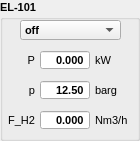
   <widget class="QGroupBox" name="EL101_GB">
    <property name="geometry">
     <rect>
      <x>10</x>
      <y>30</y>
      <width>140</width>
      <height>141</height>
     </rect>
    </property>
    <property name="font">
     <font>
      <pointsize>8</pointsize>
      <weight>75</weight>
      <bold>true</bold>
     </font>
    </property>
    <property name="title">
     <string>EL-101</string>
    </property>
    <widget class="QLabel" name="EL101_P_unit_LBL">
     <property name="geometry">
      <rect>
       <x>95</x>
       <y>50</y>
       <width>40</width>
       <height>20</height>
      </rect>
     </property>
     <property name="font">
      <font>
       <weight>50</weight>
       <bold>false</bold>
      </font>
     </property>
     <property name="text">
      <string>kW</string>
     </property>
     <property name="alignment">
      <set>Qt::AlignLeading|Qt::AlignLeft|Qt::AlignVCenter</set>
     </property>
    </widget>
    <widget class="QDoubleSpinBox" name="EL101_P_DSB">
     <property name="geometry">
      <rect>
       <x>40</x>
       <y>50</y>
       <width>50</width>
       <height>20</height>
      </rect>
     </property>
     <property name="alignment">
      <set>Qt::AlignRight|Qt::AlignTrailing|Qt::AlignVCenter</set>
     </property>
     <property name="buttonSymbols">
      <enum>QAbstractSpinBox::NoButtons</enum>
     </property>
     <property name="decimals">
      <number>3</number>
     </property>
    </widget>
    <widget class="QLabel" name="EL101_P_LBL">
     <property name="geometry">
      <rect>
       <x>5</x>
       <y>50</y>
       <width>30</width>
       <height>20</height>
      </rect>
     </property>
     <property name="font">
      <font>
       <weight>50</weight>
       <bold>false</bold>
      </font>
     </property>
     <property name="text">
      <string>P</string>
     </property>
     <property name="alignment">
      <set>Qt::AlignRight|Qt::AlignTrailing|Qt::AlignVCenter</set>
     </property>
    </widget>
    <widget class="QDoubleSpinBox" name="EL101_pressure_DSB">
     <property name="geometry">
      <rect>
       <x>40</x>
       <y>80</y>
       <width>50</width>
       <height>20</height>
      </rect>
     </property>
     <property name="alignment">
      <set>Qt::AlignRight|Qt::AlignTrailing|Qt::AlignVCenter</set>
     </property>
     <property name="buttonSymbols">
      <enum>QAbstractSpinBox::NoButtons</enum>
     </property>
     <property name="value">
      <double>12.500000000000000</double>
     </property>
    </widget>
    <widget class="QLabel" name="EL101_pressure_LBL">
     <property name="geometry">
      <rect>
       <x>5</x>
       <y>80</y>
       <width>30</width>
       <height>20</height>
      </rect>
     </property>
     <property name="font">
      <font>
       <weight>50</weight>
       <bold>false</bold>
      </font>
     </property>
     <property name="text">
      <string>p</string>
     </property>
     <property name="alignment">
      <set>Qt::AlignRight|Qt::AlignTrailing|Qt::AlignVCenter</set>
     </property>
    </widget>
    <widget class="QLabel" name="EL101_pressure_unit_LBL">
     <property name="geometry">
      <rect>
       <x>95</x>
       <y>80</y>
       <width>40</width>
       <height>20</height>
      </rect>
     </property>
     <property name="font">
      <font>
       <weight>50</weight>
       <bold>false</bold>
      </font>
     </property>
     <property name="text">
      <string>barg</string>
     </property>
     <property name="alignment">
      <set>Qt::AlignLeading|Qt::AlignLeft|Qt::AlignVCenter</set>
     </property>
    </widget>
    <widget class="QLabel" name="EL101_H2_LBL">
     <property name="geometry">
      <rect>
       <x>5</x>
       <y>110</y>
       <width>30</width>
       <height>20</height>
      </rect>
     </property>
     <property name="font">
      <font>
       <weight>50</weight>
       <bold>false</bold>
      </font>
     </property>
     <property name="text">
      <string>F_H2</string>
     </property>
     <property name="alignment">
      <set>Qt::AlignRight|Qt::AlignTrailing|Qt::AlignVCenter</set>
     </property>
    </widget>
    <widget class="QDoubleSpinBox" name="EL101_H2_DSB">
     <property name="geometry">
      <rect>
       <x>40</x>
       <y>110</y>
       <width>50</width>
       <height>20</height>
      </rect>
     </property>
     <property name="alignment">
      <set>Qt::AlignRight|Qt::AlignTrailing|Qt::AlignVCenter</set>
     </property>
     <property name="buttonSymbols">
      <enum>QAbstractSpinBox::NoButtons</enum>
     </property>
     <property name="decimals">
      <number>3</number>
     </property>
    </widget>
    <widget class="QLabel" name="EL101_H2_unit_LBL">
     <property name="geometry">
      <rect>
       <x>95</x>
       <y>110</y>
       <width>40</width>
       <height>20</height>
      </rect>
     </property>
     <property name="font">
      <font>
       <weight>50</weight>
       <bold>false</bold>
      </font>
     </property>
     <property name="text">
      <string>Nm3/h</string>
     </property>
     <property name="alignment">
      <set>Qt::AlignLeading|Qt::AlignLeft|Qt::AlignVCenter</set>
     </property>
    </widget>
    <widget class="QComboBox" name="EL101_status_CB">
     <property name="geometry">
      <rect>
       <x>20</x>
       <y>20</y>
       <width>101</width>
       <height>20</height>
      </rect>
     </property>
     <item>
      <property name="text">
       <string>off</string>
      </property>
     </item>
     <item>
      <property name="text">
       <string>on</string>
      </property>
     </item>
     <item>
      <property name="text">
       <string>alert</string>
      </property>
     </item>
     <item>
      <property name="text">
       <string>warning</string>
      </property>
     </item>
     <item>
      <property name="text">
       <string>standby</string>
      </property>
     </item>
    </widget>
   </widget>
